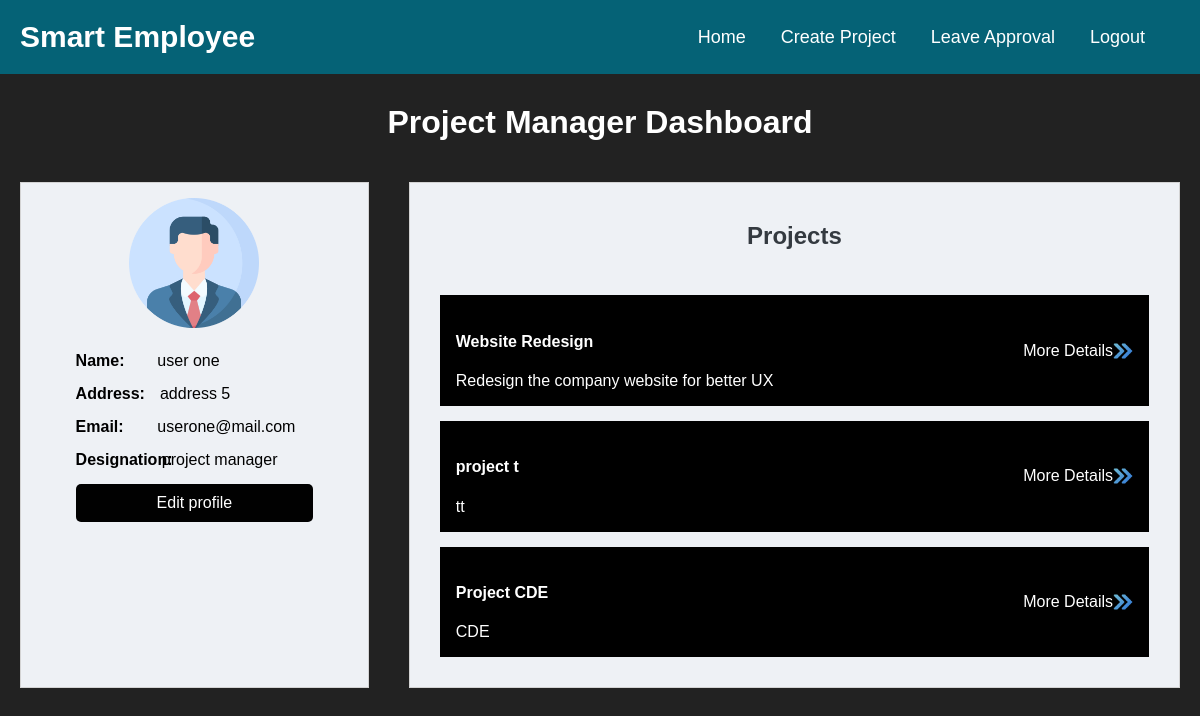
Page /projectmanager.php (signed in) on the committed database.
### tables this page shows
CREATE TABLE `users` (
  `user_id` int(11) NOT NULL,
  `username` varchar(255) NOT NULL,
  `password` varchar(255) NOT NULL,
  `role` varchar(50) DEFAULT NULL,
  `first_name` varchar(100) DEFAULT NULL,
  `last_name` varchar(100) DEFAULT NULL,
  `email` varchar(255) NOT NULL,
  `phone` varchar(15) DEFAULT NULL,
  `address` varchar(255) DEFAULT NULL,
  `date_joined` date DEFAULT NULL,
  `department` varchar(100) DEFAULT NULL,
  `job_title` varchar(100) DEFAULT NULL,
  `date_of_birth` date DEFAULT NULL,
  `emergency_contact_name` varchar(100) DEFAULT NULL,
  `emergency_contact_phone` varchar(15) DEFAULT NULL,
  `emergency_contact_relation` varchar(100) DEFAULT NULL,
  `project_id` int(11) DEFAULT NULL,
  `hourly_rate` int(11) NOT NULL
);

CREATE TABLE `projects` (
  `project_id` int(11) NOT NULL,
  `project_name` varchar(100) NOT NULL,
  `description` text DEFAULT NULL,
  `start_date` date DEFAULT NULL,
  `end_date` date DEFAULT NULL,
  `status` enum('Pending','In Progress','Completed') DEFAULT 'Pending',
  `user_id` int(11) DEFAULT NULL,
  `managed_by` int(11) DEFAULT NULL
);

### projectmanager.php (the view, shortened to what this page needs)
<?php
require_once('db_connection.php');
if (isset($_SESSION['user_id'])) {
    $emp_id = $_SESSION['user_id'];
} else {
    header('Location: login.php');
    exit;
}
$profile_data = $pdo->prepare("SELECT * FROM users WHERE user_id = ?");
$profile_data->execute([$emp_id]);
if ($prof_details = $profile_data->fetch(PDO::FETCH_ASSOC)) {
?>
<!DOCTYPE html>
<html lang="en">
<head>
  <link rel="stylesheet" href="assets/css/style.css">
</head>
<body class="index-page emp_dashboard">
<header>
  <nav class="navigation">
    <a class="navigation-logo" href="#">Smart Employee</a>
    <div>
      <div class="navigation-cont">
        <a class="navigation-link" href="projectmanager.php">Home</a>
        <a class="navigation-link" href="management.php">Create Project</a>
        <a class="navigation-link" href="Manage_Leave_Requests.php">Leave Approval</a>
        <a class="navigation-link" href="logout.php">Logout</a>
      </div>
    </div>
  </nav>
</header>
<main>
  <h1 class="emp_head">Project Manager Dashboard</h1>
  <div class="emp_box">
    <div class="emp_box_left">
      <div class="prof_img">
        <img src="assets/images/profile-icon.png">
      </div>
      <div class="partition">
        <div class="emp_profile_box">
          <div class="emp_profile_cont">
            <label>Name:</label>
            <p><?php echo htmlspecialchars($prof_details['first_name']); ?> <?php echo htmlspecialchars($prof_details['last_name']); ?></p>
          </div>
          <div class="emp_profile_cont">
            <label>Address:</label>
            <p><?php echo htmlspecialchars($prof_details['address']); ?></p>
          </div>
          <div class="emp_profile_cont">
            <label>Email:</label>
            <p><?php echo htmlspecialchars($prof_details['email']); ?></p>
          </div>
          <div class="emp_profile_cont">
            <label>Designation:</label>
            <p><?php echo htmlspecialchars($prof_details['job_title']); ?></p>
          </div>
          <a href="edit_profile.php" class="editbutton">Edit profile</a>
        </div>
      </div>
    </div>
    <div class="pro_box_center">
      <h3>Projects</h3>
      <div class="emp_tasks">
        <?php
        $proj_data = $pdo->prepare("SELECT * FROM projects WHERE user_id = ?");
        $proj_data->execute([$emp_id]);
        while ($proj_details = $proj_data->fetch(PDO::FETCH_ASSOC)) {
        ?>
          <a href="project_tracking.php?project_id=<?php echo $proj_details['project_id']; ?>" class="emp_task_box">
            <div>
              <h4><?php echo htmlspecialchars($proj_details['project_name']); ?></h4>
              <p class="mb-0"><?php echo htmlspecialchars($proj_details['description']); ?></p>
            </div>
            <div class="more_details">
              <span class="mr-2">More Details</span>
              <div style="width:20px;">
              <img src="assets/images/right-arrows.png">
              </div>
            </div>
          </a>
        <?php } ?>
      </div>
    </div>
  </div>
</main>
</body>
</html>
<?php } else {
    echo "Profile not found.";
} ?>

### assets/css/style.css (style rules this page uses)
body { font-family: Arial; margin: 0; padding: 0; font-size: 16px; }
a { text-decoration: none !important; }
p { margin: 0; }
h1 { text-align: center; color: #333; }
.navigation { background-color: #056276; display: flex; justify-content: space-between; align-items: center; padding: 20px; }
.navigation-logo { color: white; font-size: 30px; font-weight: bold; text-decoration: none !important; }
.navigation-cont { display: flex; }
.navigation-link { color: white; text-decoration: none; margin-right: 35px; transition: all .3s; font-size: 18px; font-weight: 400; }
body.index-page { background-color: #222; }
h3 { text-align: center; color: #343a40; margin-bottom: 30px; font-size: 24px; font-weight: bold; }
.emp_head { color: white; margin-top: 30px; }
.emp_box { display: flex; }
.emp_box_left { background-color: #eef1f5; color: #000; padding: 15px; border: 1px solid lightgray; margin: 20px; width: 30%; }
.prof_img { width: 130px; height: auto; border-radius: 50px; margin: 0 auto; margin-bottom: 20px; }
.prof_img img { width: 100%; height: auto; }
.emp_profile_box { max-width: 75%; margin: 0 auto; }
.emp_profile_cont { display: flex; font-weight: 400; margin-bottom: 15px; }
.emp_profile_cont label { width: 30%; margin-right: 15px; font-weight: bold; }
.emp_profile_cont p { margin-bottom: 0; width: 70%; }
.emp_tasks { max-height: 500px; overflow-y: scroll; }
.emp_task_box { border: 1px solid #000; padding: 15px; margin: 15px; display: flex; justify-content: space-between; align-items: center; background-color: #000; color: #fff; text-decoration: none; transition: .3s; }
.more_details { display: flex; align-items: center; }
.more_details img { width: 100%; height: auto; display: block; }
.pro_box_center { background-color: #eef1f5; color: #000; padding: 15px; border: 1px solid lightgray; margin: 20px; width: 70%; }
.partition { display: flex; gap: 20px; }
.emp_profile_box { flex: 1; }
.emp_profile_cont { display: flex; margin-bottom: 15px; }
.editbutton { display: block; margin-top: 10px; color: #fff; background-color: #007bff; padding: 8px 16px; text-decoration: none; text-align: center; }
.more_details img { max-height: 60px; max-width: 60px; }
.editbutton { padding: 10px; background-color: #010101; border: none; color: white; border-radius: 5px; cursor: pointer; }

### rows in the picture
users: first_name "user", last_name "one", address "address 5", email "userone@mail.com", job_title "project manager"
projects: project_name "Website Redesign", description "Redesign the company website for better UX"
projects: project_name "project t", description "tt"
projects: project_name "Project CDE", description "CDE"
